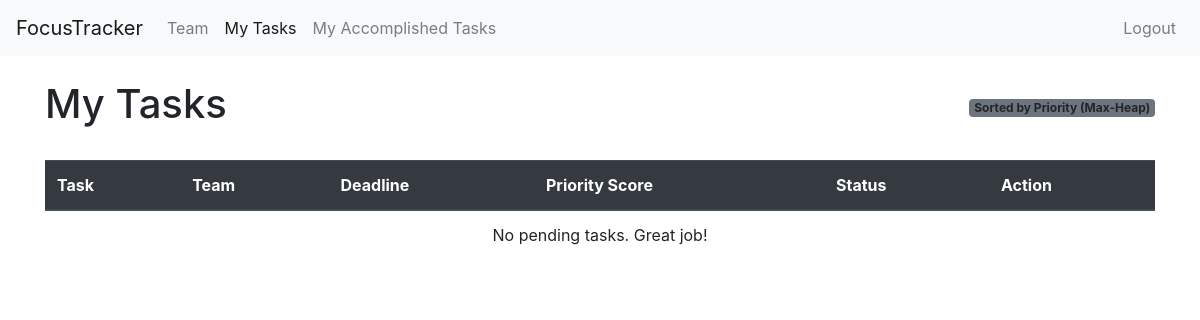
The page /main/tasks (signed in) on the database as committed earlier.
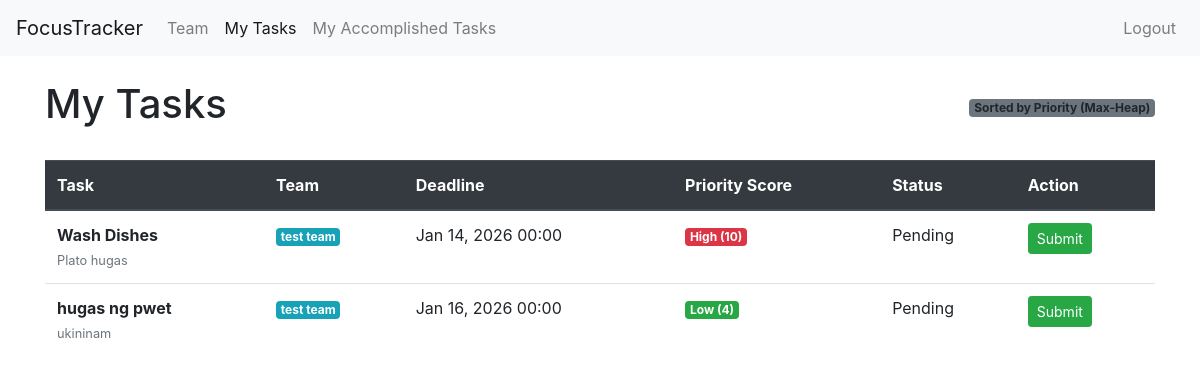
The same page on the database as committed later.
### main/models.py (models this page shows, shortened)
class Task(models.Model):
    STATUS_CHOICES = (
        ('pending', 'Pending'),
        ('submitted', 'Submitted'),
        ('revision', 'Revision'),
        ('accomplished', 'Accomplishsed')
    ) # available status for each task
    DIFFICULTY_CHOICES = (
        (1,'1 - Very Easy'),
        (2,'2 - Easy'),
        (3,'3 - Medium'),
        (4,'4 - Hard'),
        (5,'5 - Very Hard')
    )
    team = models.ForeignKey(Team, on_delete=models.CASCADE, related_name='tasks')
    created_by = models.ForeignKey(User, on_delete=models.SET_NULL, null=True)
    task_id = models.AutoField(primary_key=True)
    title = models.CharField(max_length=200)
    description = models.TextField(max_length=120)
    assigned_to = models.ForeignKey(User, on_delete=models.SET_NULL,null=True,blank=True,related_name='assigned_tasks')
    deadline = models.DateTimeField()
    difficulty = models.IntegerField(choices=DIFFICULTY_CHOICES, default=1)
    status = models.CharField(max_length=20, choices=STATUS_CHOICES, default='pending')
    @property
    def priority_score(self):
        now = timezone.now()
        time_diff = self.deadline - now
        days_remaining = time_diff.days
        if days_remaining <= 0:
            return 10
        raw_score = self.difficulty + (10/max(days_remaining, 1))
        return min(max(round(raw_score), 1), 10)

class Team(models.Model):
    ACTIVE = 'active'
    DELETED = 'deleted'
    CHOICES_STATUS = (
        (ACTIVE, 'Active'),
        (DELETED, 'Deleted')
    )
    title = models.CharField(max_length=255)
    members = models.ManyToManyField(User, related_name='teams', through='TeamMembership')
    created_by = models.ForeignKey(User, related_name='created_teams', on_delete=models.CASCADE)
    created_at = models.DateTimeField(auto_now_add=True)
    status = models.CharField(max_length=10, choices=CHOICES_STATUS, default=ACTIVE)
    invite_code = models.CharField(max_length=36, unique=True, blank=True, null=True)
    class Meta:
        ordering = ['title']

### main/views.py (the view)
# urls.py: path("tasks", views.tasks, name = 'tasks'),
@login_required
def tasks(request):
    my_pending_tasks = Task.objects.filter(
        assigned_to=request.user,
        status='pending'
    )
    task_heap = TaskMaxHeap(my_pending_tasks)
    sorted_tasks = task_heap.get_sorted_tasks()
    context = {
        'tasks': sorted_tasks,
    }
    return render(request, "main/tasks.html", context)

### main/utils.py (called while the page is built)
    def _swap(self, i, j):
        self.heap[i], self.heap[j] = self.heap[j], self.heap[i]
        self.position_map[self.heap[i].task_id] = i
        self.position_map[self.heap[j].task_id] = j

    def insert(self, task):
        self.heap.append(task)
        idx = len(self.heap) - 1
        self.position_map[task.task_id] = idx
        self._sift_up(idx)

    def _sift_up(self, idx):
        while idx > 0:
            parent = (idx - 1) // 2
            if self.heap[idx].priority_score > self.heap[parent].priority_score:
                self._swap(idx, parent)
                idx = parent
            else:
                break

    def pop_max(self):
        if not self.heap: return None
        return self.remove_by_id(self.heap[0].task_id)

    def get_sorted_tasks(self):
        temp_heap = TaskMaxHeap(self.heap)
        sorted_list = []
        while temp_heap.heap:
            sorted_list.append(temp_heap.pop_max())
        return sorted_list

### main/templates/main/tasks.html (shortened to what this page needs)
{% extends "main/base.html" %}
{% block content %}
{% include "main/navbar.html" %}
<div class="container mt-4">
    <div class="d-flex justify-content-between align-items-center mb-4">
        <h1>My Tasks</h1>
        <span class="badge bg-secondary">Sorted by Priority (Max-Heap)</span>
    </div>
    <div class="table-responsive">
        <table class="table table-hover">
            <thead class="thead-dark">
                <tr>
                    <th>Task</th>
                    <th>Team</th>
                    <th>Deadline</th>
                    <th>Priority Score</th>
                    <th>Status</th>
                    <th>Action</th>
                </tr>
            </thead>
            <tbody>
                {% for task in tasks %}
                <tr>
                    <td>
                        <strong>{{ task.title }}</strong><br>
                        <small class="text-muted">{{ task.description|truncatechars:50 }}</small>
                    </td>
                    <td><span class="badge badge-info">{{ task.team.title }}</span></td>
                    <td>{{ task.deadline|date:"M d, Y H:i" }}</td>
                    <td>
                        {% if task.priority_score >= 8 %}
                            <span class="badge badge-danger">High ({{ task.priority_score }})</span>
                        {% elif task.priority_score >= 5 %}
                            <span class="badge badge-warning text-dark">Medium ({{ task.priority_score }})</span>
                        {% else %}
                            <span class="badge badge-success">Low ({{ task.priority_score }})</span>
                        {% endif %}
                    </td>
                    <td>{{ task.get_status_display }}</td>
                    <td>
                        <form action="{% url 'main:complete-task' task.task_id %}" method="POST">
                            <button type="submit" class="btn btn-sm btn-success">Submit</button>
                        </form>
                    </td>
                </tr>
                {% empty %}
                <tr>
                    <td colspan="6" class="text-center">No pending tasks. Great job!</td>
                </tr>
                {% endfor %}
            </tbody>
        </table>
    </div>
</div>
{% endblock %}

Rows that differ between the two databases and show on the page:
added Task: title "Wash Dishes", description "Plato hugas", team "test team", deadline "Jan 14, 2026 00:00", priority_score "10", status "Pending"
added Task: title "hugas ng pwet", description "ukininam", team "test team", deadline "Jan 16, 2026 00:00", priority_score "4", status "Pending"
Other text that changed with them:
text no longer shown: "No pending tasks. Great job!"
